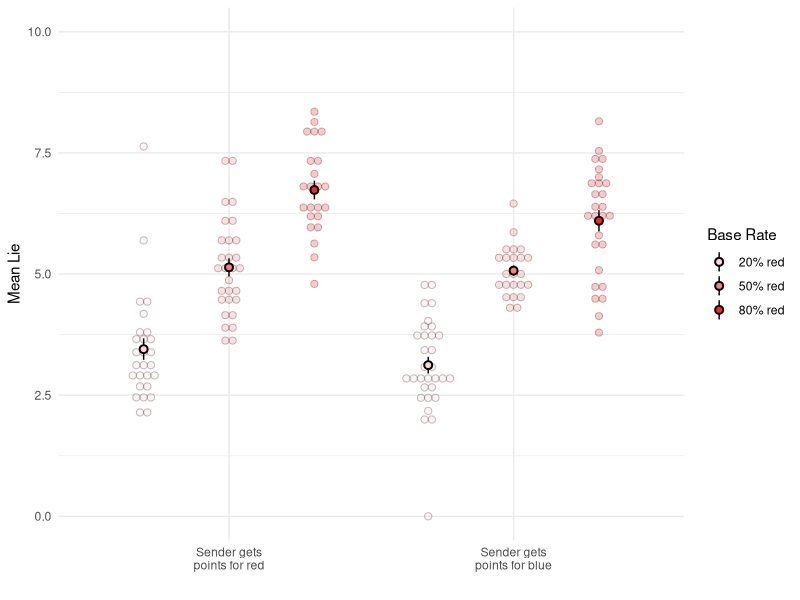
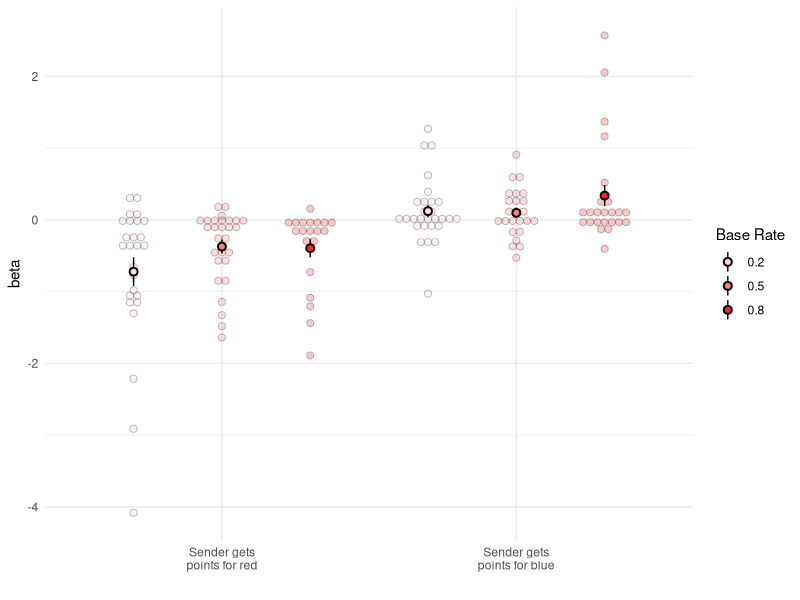
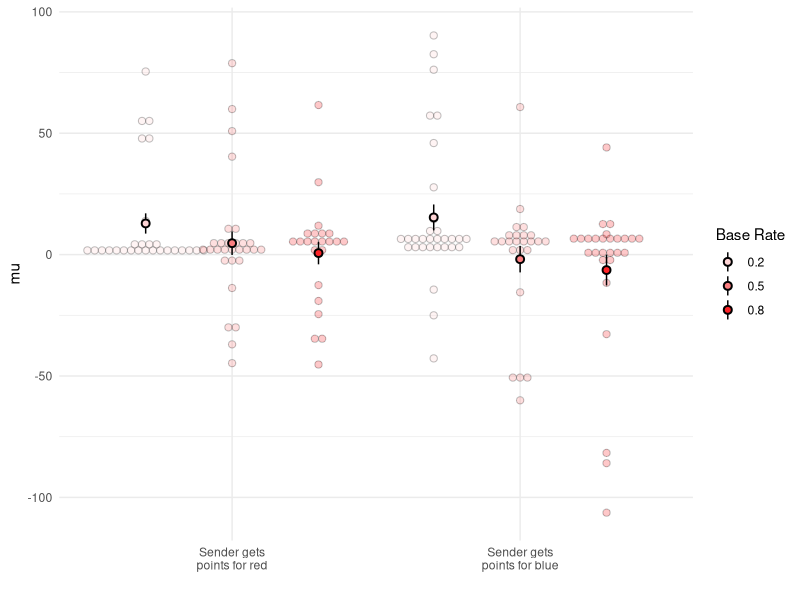
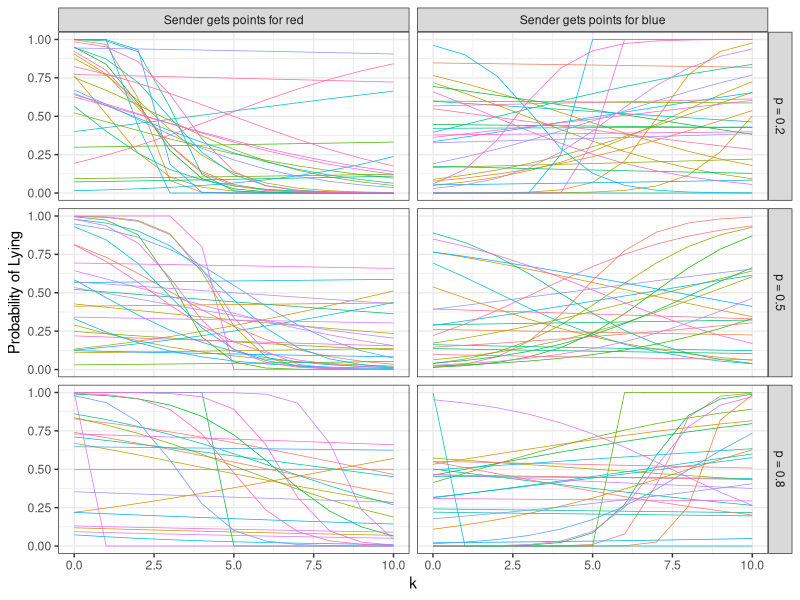
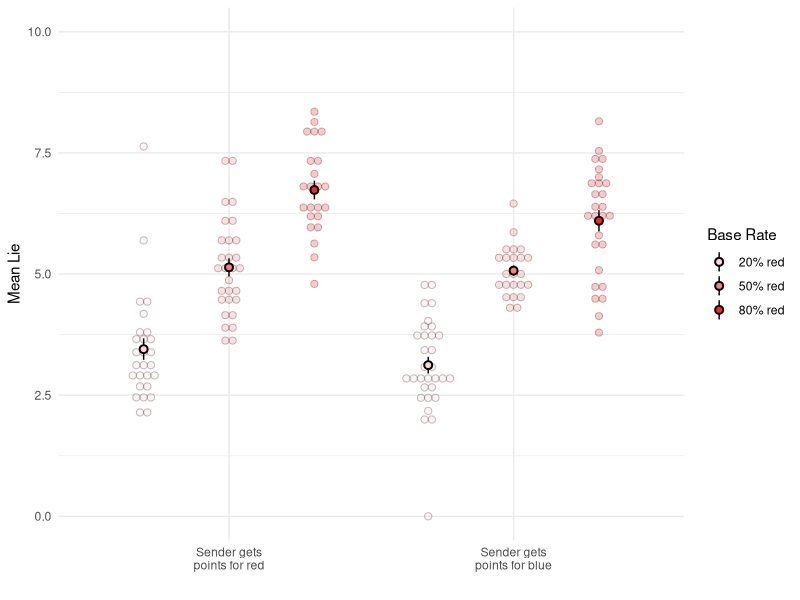
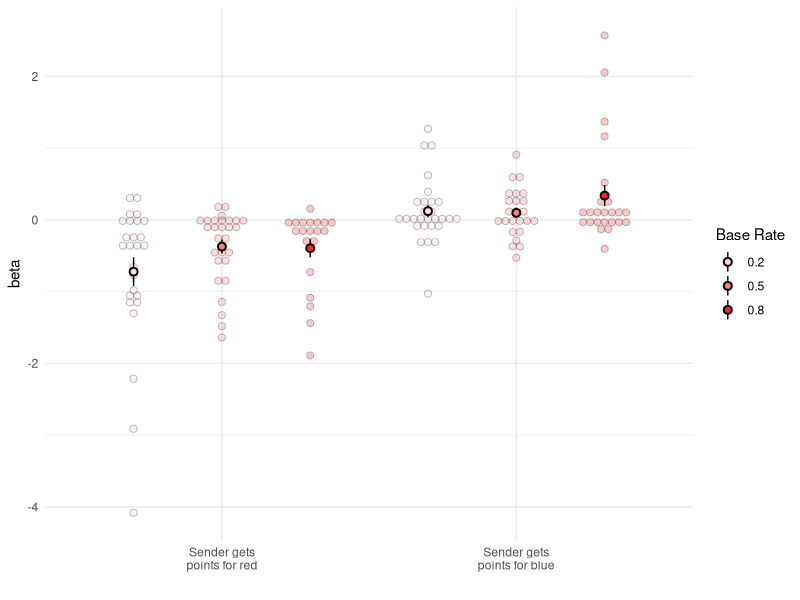
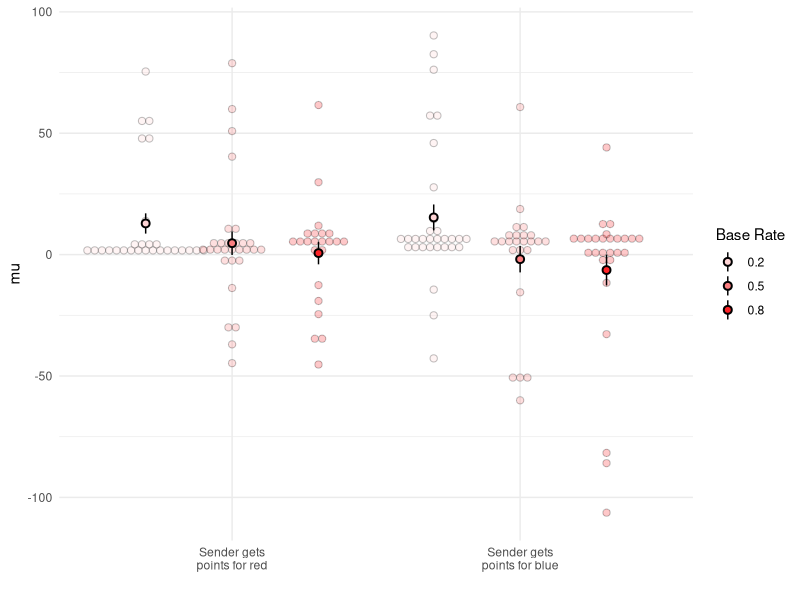
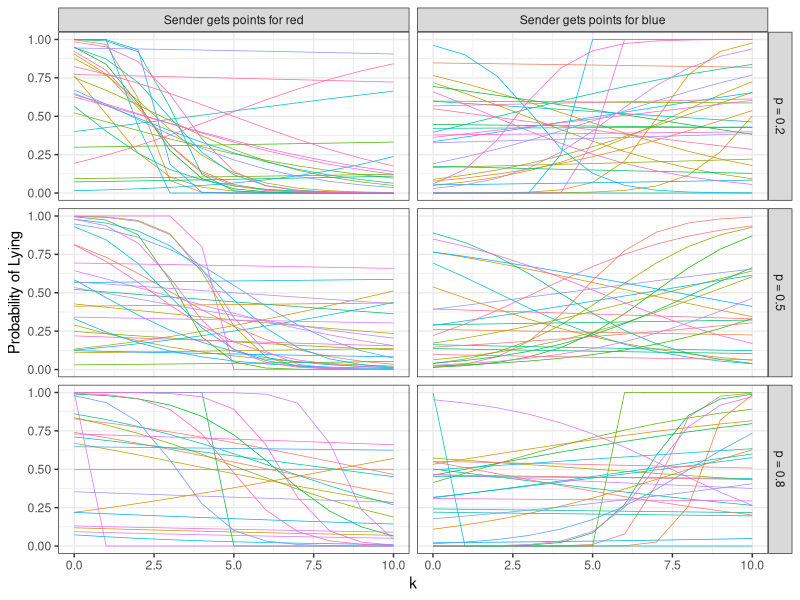

Recreate these plots in R, in order.
# MLE analysis fit to individuals

setwd("/Users/loey/Desktop/Research/FakeNews/Bullshitter/DataAnalysis/Exp4/Exp_3_7")

library(tidyverse)
library(stats4)
bs.final <- read.csv("bsfinal_anon.csv")

my_red = c("#ffd5d6","#fc7f81","#fd2428")
p_label = c(
  "p = 0.2" = "20% red",
  "p = 0.5" = "50% red",
  "p = 0.8" = "80% red"
)

sender_points_label = c(
  "expt4" = "Sender gets\npoints for red",
  "expt5" = "Sender gets\npoints for blue"
)

base_rate_label = c(
  "p = 0.2" = "20% red",
  "p = 0.5" = "50% red",
  "p = 0.8" = "80% red"
)


################################
###### Analysis Functions ######
################################

humanLie <- bs.final %>%
  filter(roleCurrent == "bullshitter") %>%
  mutate(condition = paste0(probabilityRed,"_",expt))

logitToProb <- function(logit){
  exp(logit) / (1+exp(logit))
}

probToLogit <- function(prob){
  log(prob / (1 - prob))
}

lieLogisticModel <- function(k, beta, mu){
  logodds = beta * (k-mu)
  logitToProb(pmin(10, pmax(-10, logodds)))
}

p.lie.k <- function(k, beta, mu){
  lieLogisticModel(k, beta, mu)
}

p.kstar.k <- function(k, kstar, alph){
  alph = logitToProb(alph)
  dbinom(kstar, 10, alph) / (1-dbinom(k, 10, alph))  
}

lieLogisticBinom <- function(k, kstar, beta, mu, alph){
  p.lie = p.lie.k(k, beta, mu)
  ifelse(k == kstar, 1 - p.lie, p.lie * p.kstar.k(k, kstar, alph))
}

###################
## Analysis Loop ##
###################

indivFits <- data.frame(subjID = NULL, 
                        expt = NULL, 
                        prob = NULL, 
                        beta.est = NULL, 
                        beta.se = NULL, 
                        mu.est = NULL, 
                        mu.se = NULL, 
                        alph.est = NULL, 
                        alph.se = NULL)

for(subjNum in unique(humanLie$subjID)){
  humanLie.subj <- filter(humanLie, subjID == subjNum)
  expt = unique(humanLie.subj$expt)
  prob = unique(humanLie.subj$probabilityRed)
  try({
    nLL.indiv <- function(beta, mu, alph){
      k = humanLie.subj$drawnRed
      kstar = humanLie.subj$reportedDrawn
      mu = mu
      alph = alph
      betas = ifelse(expt=="expt4", 1*beta, -1*beta)

      pred = lieLogisticBinom(k, kstar, betas, mu, alph)
      # likelihood of observed kstar for that k, given parameters
      neg.log.lik = -1*sum(log(pred))
      neg.log.lik
    }

    fit.subj <- summary(mle(nLL.indiv,
                            start=list(beta=rnorm(1, 0, 0.5),
                                       mu=rnorm(1, 5, 3),
                                       alph=rnorm(1, 0, 0.5)),
                            method = "BFGS"))
    newdf <- data.frame(subjID = subjNum,
                        expt = expt,
                        prob = prob,
                        beta.est = round(fit.subj@coef["beta","Estimate"],5),
                        beta.se = round(fit.subj@coef["beta","Std. Error"],5),
                        mu.est = round(fit.subj@coef["mu","Estimate"],5),
                        mu.se = round(fit.subj@coef["mu","Std. Error"],5),
                        alph.est = round(fit.subj@coef["alph","Estimate"],5),
                        alph.se = round(fit.subj@coef["alph","Std. Error"],5)
    )
    indivFits <- bind_rows(indivFits, newdf)
  }, TRUE)
}


errorSubj <- setdiff(humanLie$subjID, indivFits$subjID) #subjects that threw an error in fitting data
length(errorSubj)

binom.p <- function(kstar, alph){
  alph = logitToProb(alph)
  dbinom(kstar, 10, alph)
}
head(indivFits)
indivFits$subjID

nSubj <- length(unique(indivFits$subjID))
lieMLE.pred <- data.frame(subj=rep(indivFits$subjID,each=11*11),
                          p=as.factor(rep(indivFits$prob,each=11*11)),
                          expt=as.factor(rep(indivFits$expt,each=11*11)),
                          k=rep(rep(0:10,each=11),nSubj), 
                          kstar=rep(0:10, 11*nSubj),
                          beta=rep(indivFits$beta.est,each=11*11),
                          beta.se=rep(indivFits$beta.se,each=11*11),
                          mu=rep(indivFits$mu.est,each=11*11),
                          mu.se=rep(indivFits$mu.se,each=11*11),
                          alph=rep(indivFits$alph.est,each=11*11),
                          alph.se=rep(indivFits$alph.se,each=11*11)) %>%
  mutate(beta = ifelse(expt=="expt4", beta, -beta),
         p.lie.k = p.lie.k(k, beta, mu),
         p.kstar.k=lieLogisticBinom(k, kstar, beta, mu, alph),
         binom.kstar = binom.p(kstar, alph),
         logp.kstar.k = log(p.kstar.k))

head(lieMLE.pred)


lieMLE.pred %>%
  select(subj, p, expt, alph, alph.se) %>%
  unique() %>%
  mutate(p_expt = paste0(p, "_", expt),
         p = as.factor(paste("p =", p)),
         meanAlph = 10*logitToProb(alph)) %>%
  ggplot(aes(x=expt, y=meanAlph, fill=p)) +
  geom_dotplot(binaxis = "y", binwidth=0.15, stackdir = "center", alpha=0.25, position="dodge") +
  geom_pointrange(aes(fill=p),
                  stat="summary", 
                  fun.data = "mean_se", 
                  position =  position_dodge(width = 0.9), 
                  shape=21,
                  size=0.5) +
  scale_x_discrete("", labels=sender_points_label) +
  scale_y_continuous("Mean Lie", limits=c(0,10)) +
  scale_fill_manual("Base Rate", values=my_red, labels=base_rate_label) +
  theme_minimal()
ggsave("img/individual/meanLie.pdf")

lieMLE.pred %>%
  select(subj, p, expt, beta, beta.se) %>%
  unique() %>%
  filter(beta.se < 10) %>%
  ggplot(aes(x=expt, y=beta, fill=p)) +
  geom_dotplot(binaxis = "y", binwidth=0.1, stackdir = "center", alpha=0.25, position="dodge") +
  geom_pointrange(aes(fill=p),
                  stat="summary", 
                  fun.data = "mean_se", 
                  position =  position_dodge(width = 0.9), 
                  shape=21,
                  size=0.5) +
  scale_x_discrete("", labels=sender_points_label) +
  scale_fill_manual("Base Rate", values=my_red, labels=base_rate_label) +
  theme_minimal()
ggsave("img/individual/beta.pdf")

lieMLE.pred %>%
  select(subj, p, expt, mu, mu.se) %>%
  unique() %>%
  #filter(beta.se < 10) %>%
  ggplot(aes(x=expt, y=mu, fill=p)) +
  geom_dotplot(binaxis = "y", binwidth=3, stackdir = "center", alpha=0.25, position="dodge") +
  geom_pointrange(aes(fill=p),
                  stat="summary", 
                  fun.data = "mean_se", 
                  position =  position_dodge(width = 0.9), 
                  shape=21,
                  size=0.5) +
  scale_x_discrete("", labels=sender_points_label) +
  scale_fill_manual("Base Rate", values=my_red, labels=base_rate_label) +
  theme_minimal()
ggsave("img/individual/mu.pdf")

lieMLE.pred %>%
  select(subj, p, expt, k, p.lie.k) %>%
  unique() %>%
  mutate(p = as.factor(paste("p =", p)),
         expt = factor(ifelse(expt=="expt4", "Sender gets points for red", "Sender gets points for blue"),
                       levels = c("Sender gets points for red", "Sender gets points for blue"))) %>%
  ggplot(aes(x=k, y=p.lie.k, colour=subj)) +
  geom_line(size=0.25) +
  scale_y_continuous("Probability of Lying") +
  guides(colour=FALSE) +
  facet_grid(p~expt) +
  theme_bw()
ggsave("img/individual/probLie.pdf")
